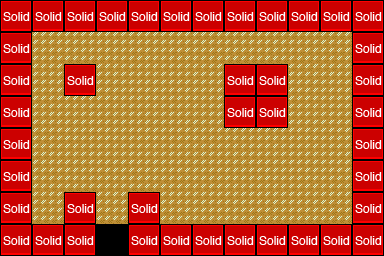

A level layout from a 2D game, rendered from its tile map. Below: a short description, then the map file with tile-grid data replaced by summaries:
An orthogonal 12x8 tile map with 32x32 px tiles, 2 tile layers (background, collision), 2 tilesets and 4 objects (player, me.LevelEntity, Enemy12, Enemy13).

<map version="1.0" orientation="orthogonal" width="12" height="8" tilewidth="32" tileheight="32" backgroundcolor="#000000">
 <tileset firstgid="1" name="GSCTileset32x32" tilewidth="32" tileheight="32">
  <image source="GSCTileset32x32.png" width="704" height="320" />
 </tileset>
 <tileset firstgid="221" name="metatiles32x32" tilewidth="32" tileheight="32">
  <image source="metatiles32x32.png" width="160" height="32" />
  <tile id="0">
   <properties>
    <property name="type" value="solid" />
   </properties>
  </tile>
 </tileset>
 <layer name="background" width="12" height="8">
  <data>[96 cells, 95 non-empty, 2 distinct tile ids]</data>
 </layer>
 <objectgroup name="mainPlayer" width="12" height="8">
  <object name="player" x="96" y="192" width="32" height="32">
   <properties>
    <property name="image" value="player" />
    <property name="spritewidth" value="28" />
   </properties>
  </object>
  <object name="me.LevelEntity" x="96" y="224" width="32" height="32">
   <properties>
    <property name="duration" value="250" />
    <property name="fade" value="#000000" />
    <property name="to" value="route1_from_cave" />
   </properties>
  </object>
 </objectgroup>
 <layer name="collision" width="12" height="8">
  <data>[96 cells, 42 non-empty, 1 distinct tile ids]</data>
 </layer>
 <objectgroup name="EnemyEntity" width="12" height="8">
  <object name="Enemy12" x="128" y="96" width="32" height="32">
   <properties>
    <property name="image" value="enemy5" />
    <property name="spritewidth" value="28" />
   </properties>
  </object>
  <object name="Enemy13" x="288" y="160" width="32" height="32">
   <properties>
    <property name="image" value="enemy4" />
    <property name="spritewidth" value="28" />
   </properties>
  </object>
 </objectgroup>
</map>
